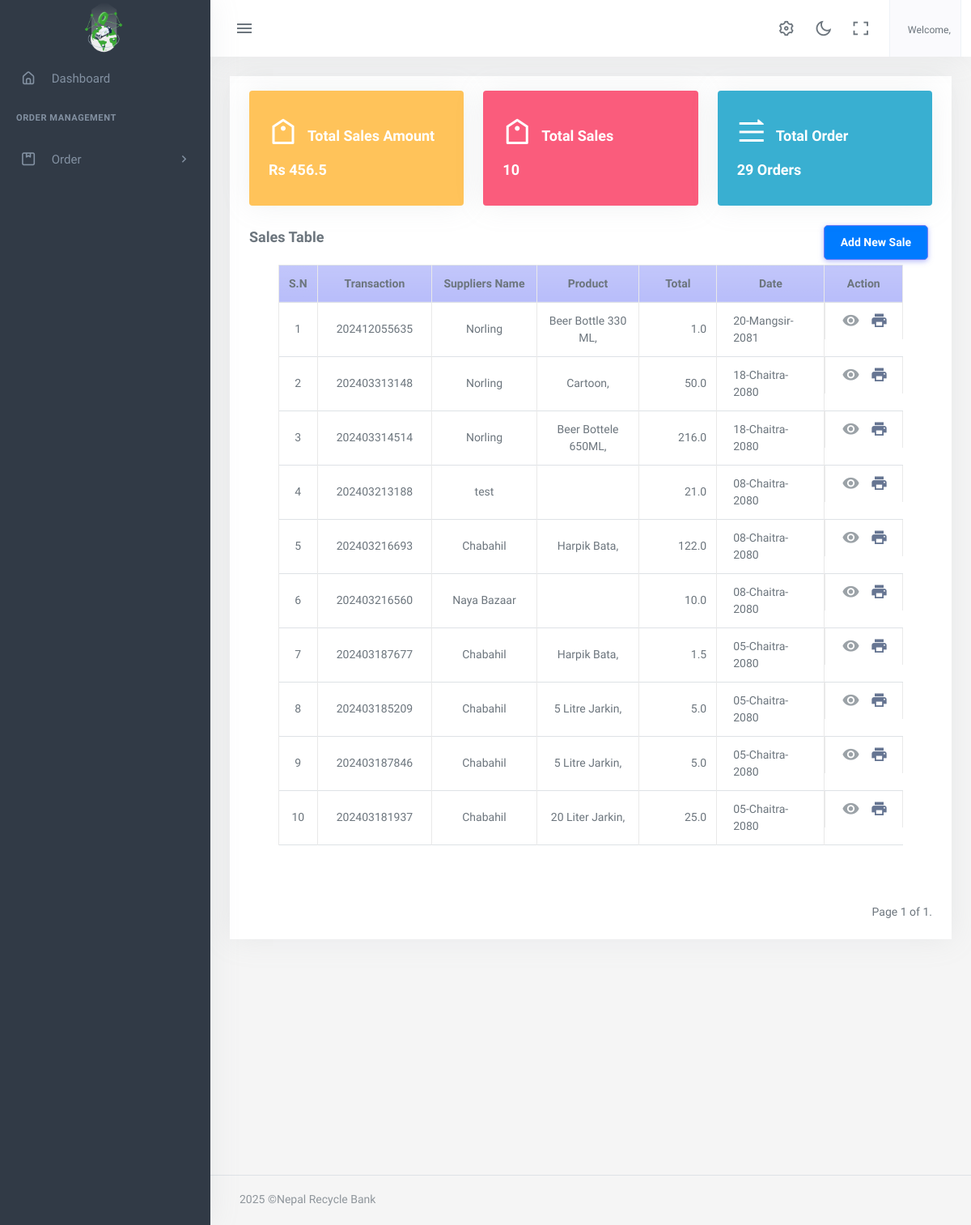
The app's page /sales with its own data.
### app2/models.py (models this page shows)
class AboutUS(models.Model):
    company_name=models.CharField(max_length=100)
    logo= models.ImageField(upload_to='logoimage/')
    address = models.CharField(max_length=1000)
    email = models.EmailField()
    contactNo= models.CharField(max_length=15)
    class Meta:
        ordering =['-id']

class Customers(models.Model):
    companyName=models.CharField(max_length=200)
    ownerName=models.CharField(max_length=200)
    address=models.CharField(max_length=200)
    phoneNo=models.PositiveBigIntegerField()
    def __str__(self):
        return self.ownerName
    class Meta:
        ordering =['-id']

### products/models.py (models this page shows, shortened)
class Invoice(models.Model):
    transaction = models.CharField(max_length = 250, default=generate_transaction_id, editable=False)
    customer = models.ForeignKey(Customers, on_delete=models.CASCADE,related_name='Customers',null=True,blank=True)
    total = models.FloatField(default= 0)
    date_created = models.CharField(max_length=50,default=nepali_datetime.date.today().strftime("%d-%B-%Y"), editable=False)
    def __str__(self):
        return self.transaction
    class Meta:
        ordering =['-id',]

class Invoice_Item(models.Model):
    invoice = models.ForeignKey(Invoice, on_delete=models.CASCADE, null=True, blank=True, related_name='invoice_items')
    product = models.ForeignKey(Product, on_delete=models.CASCADE)
    price = models.FloatField(default=0)
    quantity = models.FloatField(default=0)

class Product(models.Model):
    category = models.ForeignKey(Category, on_delete = models.CASCADE, related_name = 'product_category')
    product_name = models.CharField(max_length = 150)
    product_image = models.ImageField(upload_to='productimage/')
    previous_rate = models.FloatField(default=0)
    rate = models.FloatField()
    unit  = models.ForeignKey(Unit, on_delete= models.SET_NULL, null =True, blank=True, related_name ='product_unit')
    slug = AutoSlugField(populate_from ='product_name')
    order_number = models.IntegerField(null=True, blank=True, default=1)
    class Meta:
        ordering =['order_number']
    def __str__(self):
        return self.product_name

### app2/views.py (the view)
# urls.py: path('sales', views.sales, name='sales'),
def sales(request):
    items_per_page = 10
    sales_list = Invoice.objects.all()
    paginator = Paginator(sales_list, items_per_page)
    page = request.GET.get('page')
    try:
        sales = paginator.page(page)
    except PageNotAnInteger:
        sales = paginator.page(1)
    except EmptyPage:
        sales = paginator.page(paginator.num_pages)
    total_amount = sales_list.aggregate(total_cost=Sum('total'))['total_cost'] or 0
    total_sales= sales_list.count()
    return render(request,'app2/sales_table.html',{'sales':sales,'total_sales':total_sales,'total_amount':total_amount})

### app2/context_processors.py (called while the page is built)
def aboutus(request):
    pick_Up_Plans=Pick_Up_Plan.objects.all()
    aboutus = AboutUS.objects.first()
    return {'contact': aboutus,'details':pick_Up_Plans,'company':aboutus}

def usercount(request):
    totalClient = User.objects.filter(is_user= True).count
    return ({
        'totalClient':totalClient
    })

def invoice(request):
    received_orders = Order.objects.filter(order_status='received')
    paid_amount = received_orders.aggregate(total_cost=Sum('totalPrice'))['total_cost'] or 0
    order = Order.objects.all().count
    unreceived_orders = Order.objects.exclude(Q(order_status='received') | Q(order_status='pending'))
    unpaid_amount = unreceived_orders.aggregate(total_cost=Sum('totalPrice'))['total_cost'] or 0
    return({
        'paidamount':paid_amount,
        'totalOrders':order,
        'unpaidamount':unpaid_amount
    })

def notification(request):
    notifications = Pick_Up_Plan.objects.filter(date=datetime.today())
    return({
        'notifications':notifications
    })

def total_cashbook(request):
    dailytransactions_list = Daily.objects.all()
    grand_total = dailytransactions_list.aggregate(Sum('total'))['total__sum']
    return ({
        'grand_total':grand_total,
    })

### app2/templates/app2/sales_table.html (shortened to what this page needs)
{% extends 'app2/base.html' %}
{% load custome_filter %}
{% load static %}
{%block body %}
<div class="content-page">
  <div class="content">
    <div class="container-fluid">
      <div class="row pt-3">
        <div class="col-lg-12 col-md-12 col-sm-12 col-xs-12">
          <div class="card card-default rounded-0 shadow">
            <div class="card-header">
              <div class="row">
                <div class="col-md-4 ">
                    <div class="card p-3 bg-warning text-white ">
                        <div class="d-flex">
                            <i class="ri-price-tag-line fs-1"></i>
                            <h4 class="ps-2 pt-2"> Total Sales Amount</h4>
                        </div>
                        <h4>Rs {{total_amount}}</h4>
                    </div>
                </div>
                <div class="col-md-4 ">
                    <div class="card p-3 bg-danger text-white ">
                        <div class="d-flex">
                            <i class="ri-price-tag-line fs-1"></i>
                            <h4 class="ps-2 pt-2"> Total Sales</h4>
                        </div>
                        <h4>{{total_sales}}</h4>
                    </div>
                </div>
                <div class="col-md-4 ">
                   <a href="{% url 'dashboard:order_list'%}" style="color: white;"> <div class="card p-3 bg-info text-white">
                        <div class="d-flex">
                            <i class="ri-order-play-line fs-1"></i>
                            <h4 class ="ps-2 pt-2" style="color: white;">Total Order</h4>
                        </div>
                       <h4 style="color: white;"> {{totalOrders}} Orders</h4>
                    </a>
                </div>
              </div>
              <div class="d-flex w-100 align-items-center justify-content-between">
                <h4 class="card-title fw-bold">Sales Table
                </h4>
                <a href="{% url 'dashboard:create_sales' %}" class="card-title fw-bold btn btn-primary btn-sm">Add New Sale</a>
              </div>
            </div>
            <div class="card-body pt-1">
              <div class="container-fluid">
                <table class="table table-bordered" id="product-list">
                  <colgroup>
                    <col width="5%" />
                    <col width="20%" />
                    <col width="20%" />
                    <col width="20%" />
                    <col width="15%" />
                    <col width="25%" />
                    <col width="25%" />
                  </colgroup>
                  <thead>
                    <tr class="bg-gradient bg-primary bg-opacity-50 text-light">
                      <th class="px-2 py-2 text-center">S.N</th>
                      <th class="px-2 py-2 text-center">Transaction</th>
                      <th class="px-2 py-2 text-center">Suppliers Name</th>
                      <th class="px-2 py-2 text-center">Product</th>
                      <th class="px-2 py-2 text-center">Total</th>
                      <th class="px-2 py-2 text-center">Date</th>
                      <th class="px-2 py-2 text-center ">Action</th>
                    </tr>
                  </thead>
                  <tbody>
                    {% for item in sales %}
                    <tr>
                      <td class="px-2 py-1 align-middle text-center">
                        {{ forloop.counter }}
                      </td>
                      <td class="px-2 py-1 align-middle text-center">{{ item }}</td>
                      <td class="px-2 py-1 align-middle text-center">
                        {{ item.customer }}
                      </td>
                      <td class="px-2 py-1 align-middle text-center">
                      {% for product in item.invoice_items.all %}
                        {{product.product}},<br>
                      {% endfor %}
                      </td>
                      <td class="px-2 py-1 align-middle text-end">
                        {{ item.total }}
                      </td>
                      <td>{{item.date_created}}</td>
                      <td class="px-2 py-1 align-middle text-center d-flex">
                                             <a href="{% url 'dashboard:sales_details' item.id %}" class="action-icon" title="view History"> <i class="mdi mdi-eye"></i></a>
                        <a href="{% url 'dashboard:sale_invoice' item.id %}" target="_blank"title="print"><i class="mdi mdi-printer"></i></a>
                      </td>
                    </tr>
                    {% endfor %}
                  </tbody>
                </table>
              </div>
            </div>
              <div class="pagination mt-3">
                <span class="step-links float-center">
                  <span class="current">
                    Page {{ sales.number }} of {{ sales.paginator.num_pages }}.
                  </span>
                </span>
              </div>
          </div>
        </div>
      </div>
    </div>
  </div>
</div>
{% endblock %}

### app2/templates/app2/base.html (shortened to what this page needs)
{% load static %}
<!DOCTYPE html>
<html lang="en">
    <head>
        <link href="{% static 'app2/assets/css/app-saas.min.css'%}" rel="stylesheet" type="text/css" id="app-style" />
        <link href="{% static 'app2/assets/css/icons.min.css'%}" rel="stylesheet" type="text/css" />
        <link href="{% static 'app2/assets/vendor/bootstrap-datepicker/css/bootstrap-datepicker.min.css'%}" rel="stylesheet" type="text/css" />
        <link href="{% static 'app2/assets/vendor/select2/css/select2.min.css'%}" rel="stylesheet" type="text/css" />
        <link href="{% static 'app2/assets/vendor/datatables.net-bs5/css/dataTables.bootstrap5.min.css'%}" rel="stylesheet" type="text/css" />
        <link href="{% static 'app2/assets/vendor/datatables.net-responsive-bs5/css/responsive.bootstrap5.min.css'%}" rel="stylesheet" type="text/css" />
        <link href="{% static 'app2/assets/css/app-saas.min.css'%}" rel="stylesheet" type="text/css" id="app-style" />
        <link href="{% static 'app2/assets/css/icons.min.css'%}" rel="stylesheet" type="text/css" />
        <link rel="stylesheet" href="https://cdnjs.cloudflare.com/ajax/libs/font-awesome/6.0.0/css/all.min.css">
        <link href="https://cdn.jsdelivr.net/npm/summernote@0.8.16/dist/summernote-lite.min.css" rel="stylesheet">
    </head>
    <link rel="stylesheet" href="https://maxcdn.bootstrapcdn.com/font-awesome/4.7.0/css/font-awesome.min.css">
    <body>
        <div class="wrapper">
            <div class="navbar-custom">
                <div class="topbar container-fluid justify-content-between">
                    <div class="d-flex align-items-center  gap-lg-2 gap-1">
                        <button class="button-toggle-menu sm:float-end">
                            <i class="mdi mdi-menu"></i>
                        </button>
                    </div>
                    <ul class="topbar-menu d-flex align-items-center gap-3">
                        <li class="d-none d-sm-inline-block">
                            <a class="nav-link" data-bs-toggle="offcanvas" href="#theme-settings-offcanvas">
                                <i class="ri-settings-3-line font-22"></i>
                            </a>
                        </li>
                        <li class="d-none d-sm-inline-block">
                            <div class="nav-link" id="light-dark-mode" data-bs-toggle="tooltip" data-bs-placement="left" title="Theme Mode">
                                <i class="ri-moon-line font-22"></i>
                            </div>
                        </li>
                        <li class="d-none d-md-inline-block">
                            <a class="nav-link" href="#" data-toggle="fullscreen">
                                <i class="ri-fullscreen-line font-22"></i>
                            </a>
                        </li>
                        <li class="dropdown">
                            <a class="nav-link dropdown-toggle arrow-none nav-user px-2" data-bs-toggle="dropdown" href="#" role="button" aria-haspopup="false" aria-expanded="false">
                                <span class="d-lg-flex flex-column gap-1 d-none">
                                    <h6 class="my-0 fw-normal">Welcome, {{request.user.name}}</h6>
                                </span>
                            </a>
                        </li>
                    </ul>
                </div>
            </div>
            <div class="leftside-menu">
                <a href="{% url 'dashboard:index' %}" class="logo logo-light">
                    <span class="logo-lg">
                        <img src="{{company.logo.url}}" alt="logo" style="height: 64px;">
                    </span>
                </a>
                <div class="h-100" id="leftside-menu-container" data-simplebar>
                    <ul class="side-nav">
                        <li class="side-nav-item">
                            <a href="{% url 'dashboard:index' %}" class="side-nav-link">
                                <i class="uil-home-alt"></i>
                                <span> Dashboard </span>
                            </a>
                        </li>
                        <li class="side-nav-title">Order Management </li>
                        <li class="side-nav-item">
                            <a data-bs-toggle="collapse" href="#sidebarPages1" aria-expanded="false" aria-controls="sidebarPages" class="side-nav-link">
                                <i class="uil-package"></i>
                                <span> Order </span>
                                <span class="menu-arrow"></span>
                            </a>
                        </li>
                    </ul>
                </div>
            </div>
  {% block body %}
  {% endblock  %}
        <footer class="footer">
            <div class="container-fluid">
                <div class="row">
                    <div class="col-md-6">
                        <script>document.write(new Date().getFullYear())</script> ©Nepal Recycle Bank
                    </div>
                </div>
            </div>
        </footer>
    </div>
                        </body>
                        </html>

### app2/templates/app2/base.html (style rules this page uses)
.btn { margin: 0 5px; padding: 10px 20px; border-radius: 5px; cursor: pointer; }
.btn-primary { background-color: #007bff; color: #fff; }

### records on screen
AboutUS: logo (picture)
Invoice: transaction "202412055635", customer "Norling", total "1.0", date_created "20-Mangsir-2081"
Invoice_Item: product "Beer Bottle 330 ML"
Invoice: transaction "202403313148", customer "Norling", total "50.0", date_created "18-Chaitra-2080"
Invoice_Item: product "Cartoon"
Invoice: transaction "202403314514", customer "Norling", total "216.0", date_created "18-Chaitra-2080"
Invoice_Item: product "Beer Bottele 650ML"
Invoice: transaction "202403213188", customer "test", total "21.0", date_created "08-Chaitra-2080"
Invoice: transaction "202403216693", customer "Chabahil", total "122.0", date_created "08-Chaitra-2080"
Invoice_Item: product "Harpik Bata"
Invoice: transaction "202403216560", customer "Naya Bazaar", total "10.0", date_created "08-Chaitra-2080"
Invoice: transaction "202403187677", customer "Chabahil", total "1.5", date_created "05-Chaitra-2080"
Invoice_Item: product "Harpik Bata"
Invoice: transaction "202403185209", customer "Chabahil", total "5.0", date_created "05-Chaitra-2080"
Invoice_Item: product "5 Litre Jarkin"
Invoice: transaction "202403187846", customer "Chabahil", total "5.0", date_created "05-Chaitra-2080"
Invoice_Item: product "5 Litre Jarkin"
Invoice: transaction "202403181937", customer "Chabahil", total "25.0", date_created "05-Chaitra-2080"
Invoice_Item: product "20 Liter Jarkin"

### other values on screen
{{ total_amount }} "456.5"
{{ total_sales }} "10"
{{ totalOrders }} "29"
{{ sales.number }} "1"
{{ sales.paginator.num_pages }} "1"
